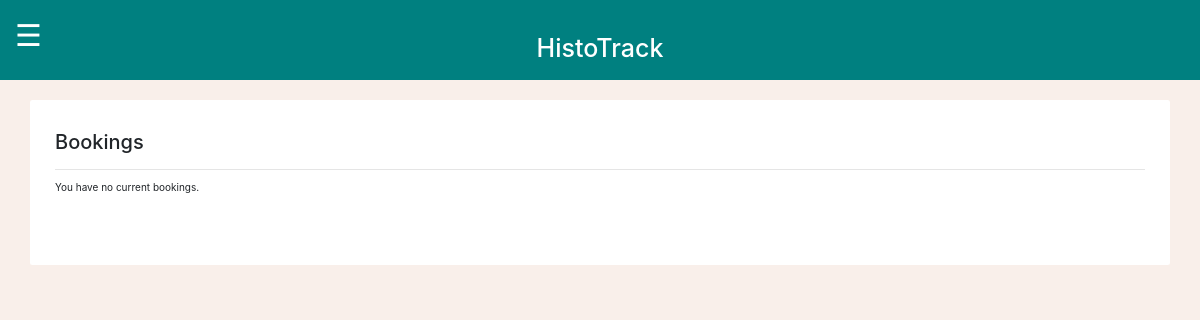
The page /MCalendar/myBookings/ (signed in) on the database as committed earlier.
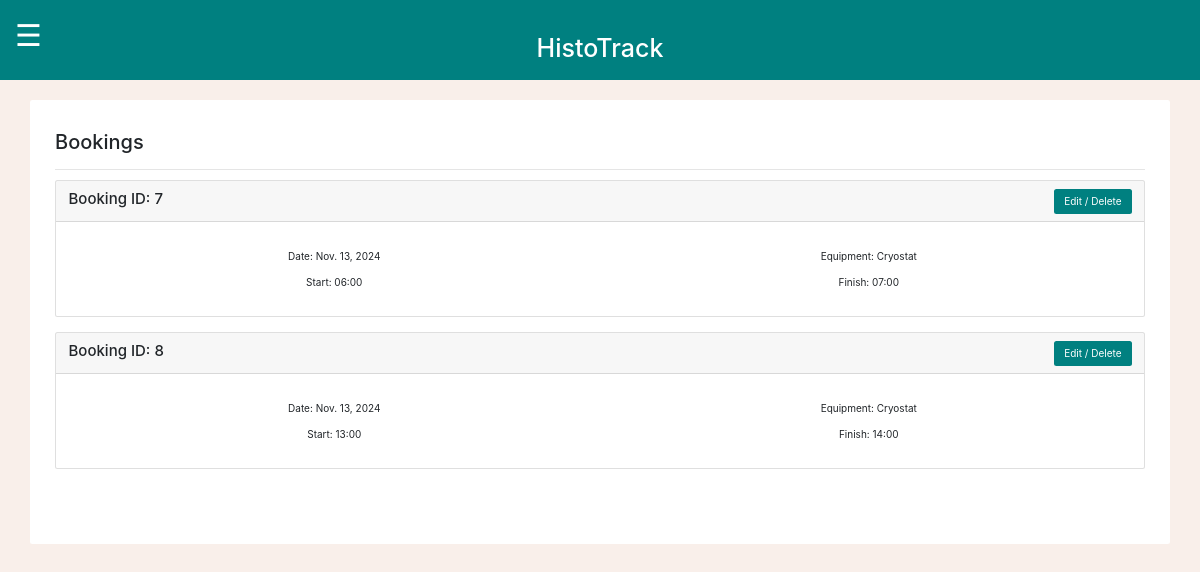
The same page on the database as committed later.
### MCalendar/models.py (models this page shows, shortened)
class Event(models.Model):
    invoiceRef = models.CharField(max_length=10, default="None")
    bookingName = models.CharField(max_length=80)
    supervisorName = models.CharField(max_length=80)
    email = models.EmailField()
    bookingDate = models.DateField()
    startTime = models.TimeField()
    finishTime = models.TimeField()
    notes = models.TextField(max_length = 1000)
    equipment = models.CharField(max_length=100, default='Not specified')
    totalTime = models.IntegerField(default=0)
    hourlyRate = models.DecimalField(max_digits=10, decimal_places=2, default=0.00)

### MCalendar/views.py (the view, shortened to what this page needs)
# urls.py: path("myBookings/", views.myBookings, name="myBookings"),
def myBookings(request):
    if request.user.is_superuser:
        myBookings = Event.objects.filter(bookingDate__gte=timezone.now().date())
        template = loader.get_template('myBookings.html')
        hasBooking = myBookings.exists()
        paginator = Paginator(myBookings, 10)
        pageNumber = request.GET.get('page')
        pageObj = paginator.get_page(pageNumber)
        context = {
            'myBookings': myBookings,
            'hasBooking': hasBooking,
            'pageObj': pageObj,
        }
        return HttpResponse(template.render(context, request))

### MCalendar/templates/myBookings.html (shortened to what this page needs)
{% load static %}
<!DOCTYPE html>
<html lang="en">
    <head>
        <link rel="stylesheet" href="https://maxcdn.bootstrapcdn.com/bootstrap/3.4.1/css/bootstrap.min.css">
        <link href='https://cdn.jsdelivr.net/npm/fullcalendar@5.11.3/main.css' rel='stylesheet' />
        <link rel="stylesheet" href="https://cdn.jsdelivr.net/npm/bootstrap@4.6.2/dist/css/bootstrap.min.css">
        <link rel="stylesheet" href="https://stackpath.bootstrapcdn.com/bootstrap/4.5.2/css/bootstrap.min.css">
        <link rel="stylesheet" href="{% static 'global.css' %}">
    </head>
    <body>
        <div class="container-fluid text-white topbar">
            <div class="row">
                <div class="col-2 container-fluid text-left">
                <span class="sidebarButton" onclick="toggleNav()">&#9776;</span>
                </div>
                <div class="col-8 container-fluid text-center h1">
                    <span>HistoTrack</span>
                </div>
                <div class="col-2"></div>
            </div>
        </div>
    <div class="container rounded bg-white mt-5 mb-5 pb-5">
        <div class="row">
            <div class="col-md-12">
                <div class="p-3 py-5">
                    <div class="d-flex justify-content-between align-items-center mb-3">
                        <h2 class="text-right">Bookings</h2>
                    </div>
                    <hr>
                    {% for z in pageObj %}
                        <div class="card">
                            <div class="card-header">
                                <div class="d-flex justify-content-between align-items-center">
                                    <h4>Booking ID: {{z.id}}</h4>
                                    <div class="text-center">
                                        <a class="btn btn-sty" href="http://127.0.0.1:8000/MCalendar/myBookings/editBooking/{{ z.id }}">
                                            Edit / Delete
                                        </a>
                                    </div>
                                </div>
                            </div>
                            <div class="card-body">
                                <p class="card-text">
                                    <div class="details">
                                        <div class="detailsListItem">Date: {{ z.bookingDate }}</div>
                                        <div class="detailsListItem">Equipment: {{ z.equipment }}</div>
                                        <div class="detailsListItem">Start: {{ z.startTime|time:"H:i" }}</div>
                                        <div class="detailsListItem">Finish: {{ z.finishTime|time:"H:i" }}</div>
                                    </div>
                                </p>
                            </div>
                        </div>
                        <br>
                    {%endfor%}
                    {% if hasBooking == False%}
                        <p>You have no current bookings.</p>
                    {% endif %}
        </div>
    </div>
</body>
</html>

Rows that differ between the two databases and show on the page:
now on this page (row edited): Event: id "7", bookingDate "Nov. 13, 2024", equipment "Cryostat", startTime "06:00", finishTime "07:00"
added Event: id "8", bookingDate "Nov. 13, 2024", equipment "Cryostat", startTime "13:00", finishTime "14:00"
Other text that changed with them:
text no longer shown: "You have no current bookings."
